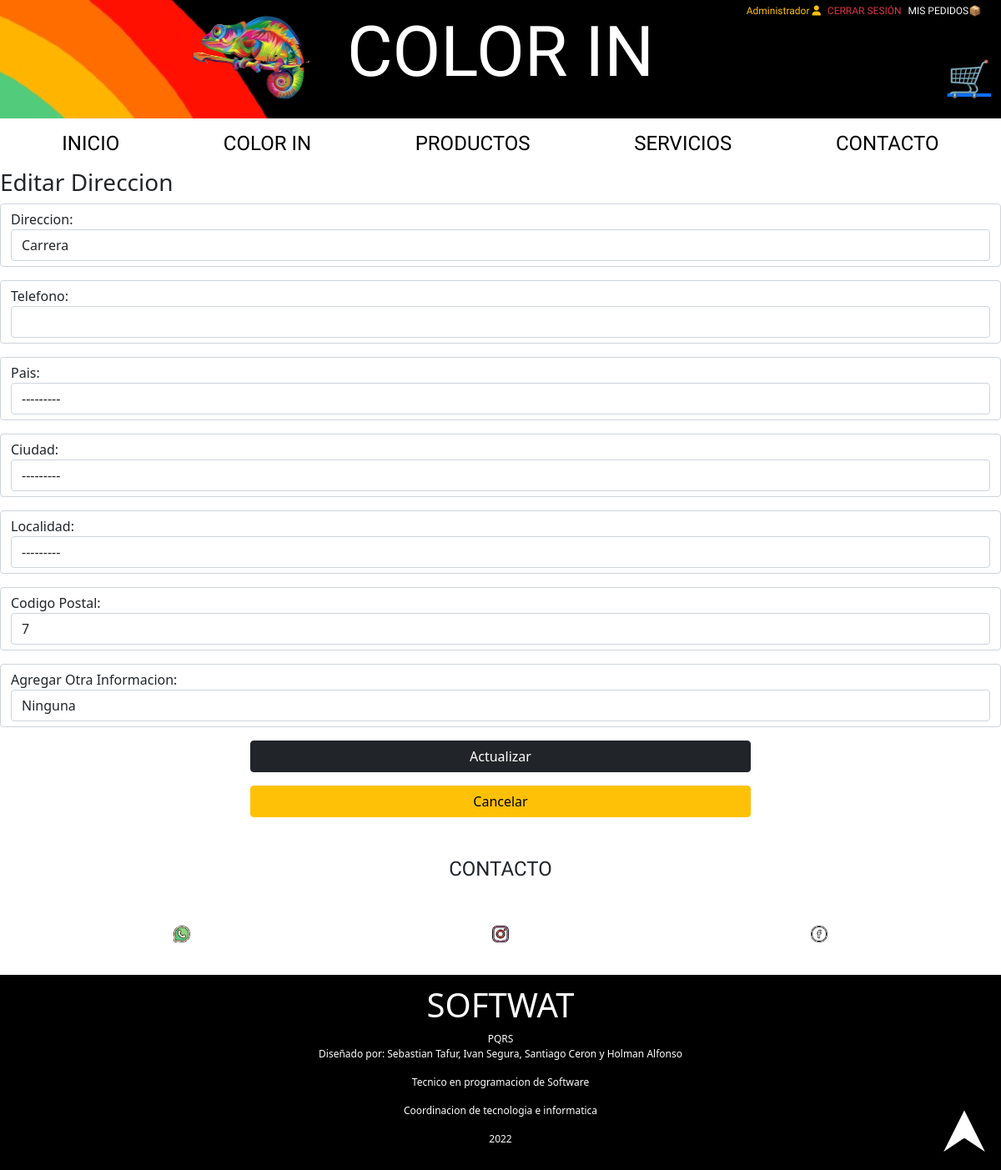
Screenshot of /direcciones/editar/2 (signed in) with the database file from the repository.
### users/models.py (models this page shows)
class User(AbstractUser):
    def get_full_name(self):
        return '{}{}'.format(self.first_name, self.last_name)
    def orders_completed(self):
        return self.order_set.filter(status=OrderStatus.COMPLETED).order_by('-id')

### shipping_addresses/models.py (models this page shows, shortened)
class ShippingAddress(models.Model):
    user = models.ForeignKey(User, null=False, blank=False, on_delete=models.CASCADE)
    line1 = models.CharField(max_length=200)
    line2 = models.IntegerField(max_length=10)
    city = models.IntegerField(max_length=100,null=False, blank=False, choices=ShippingAddress_city)
    state = models.IntegerField(max_length=100,null=False, blank=False, choices=ShippingAddress_state)
    country = models.IntegerField(max_length=50,null=False, blank=False, choices=ShippingAddress_country)
    reference = models.CharField(max_length=300)
    codpost = models.IntegerField(max_length=10, null=False, blank=False)
    default = models.BooleanField(default=False)
    created_at = models.DateTimeField(auto_now_add=True)

### shipping_addresses/views.py (the view, shortened to what this page needs)
# urls.py: path('editar/<int:pk>', views.ShippingAddressUpdateView.as_view(), name='update'),
class ShippingAddressUpdateView(LoginRequiredMixin,SuccessMessageMixin,UpdateView):
    login_url = 'login'
    model = ShippingAddress #indicamos un modelo
    form_class = ShippingAddressForm # indicamos un formulario
    template_name = 'shipping_addresses/update.html' #y indicamos un templeate
    success_message = 'Direccion Actualizada Correctamente'
    def dispatch(self, request, *args, **kwargs):
        if request.user.id != self.get_object().user_id:
            return redirect('carts:cart')
        return super(ShippingAddressUpdateView, self).dispatch(request, *args, **kwargs)

### shipping_addresses/templates/shipping_addresses/update.html
{% extends "PAGINA_PRINCIPAL.HTML" %}
{% block content %}
<div class="col">
    <div class="h3">
        Editar Direccion
    </div>
    <div class="">
        {% include 'shipping_addresses/snippets/form.html' with message='Actualizar' %}
    </div>
</div>
{% endblock %}

### templates/PAGINA_PRINCIPAL.HTML (shortened to what this page needs)
{% load static %}
<!DOCTYPE html>
<html lang="en">
<head>
    <link href="https://cdn.jsdelivr.net/npm/bootstrap@5.2.0/dist/css/bootstrap.min.css" rel="stylesheet">
    <link rel="stylesheet" href="https://cdn.jsdelivr.net/npm/bootstrap-icons@1.9.1/font/bootstrap-icons.css">
    <link rel="stylesheet" href="{% static 'css/styles.css' %}">
    <link rel="stylesheet" href="{% static '/SOFTWAT/static/CSS/all.min.css' %}">
   <link rel="stylesheet" href="/static/CSS/styleBootstrap.css">
   <link rel="stylesheet" href="/static/CSS/STYLES.bootstrap.min.css">
</head>
<body>
    {% url 'orders:completeds' as completeds %}
    <div class="nombre" id="COLOR IN">
    <header class="header">
		<div class="container">
		<div class="primero-menu">
			<label for="btn-menu"  >
                <img class="logoulti" src="../static/IMG/LogoReal-removebg-preview.png" alt="">
		</div>
	</header>
        <div class="titulin">
        <p >COLOR IN </p>
        </div>
        <div class="botons">
        {% if user.is_authenticated %}
        <div class="BOTONES2 ">
            <a class="BOTON3 text-warning" >{{ user }} <i class="fa-solid fa-user"></i></a>
        </div>
        {% endif %}
        {% if user.is_authenticated %}
        <div class="BOTONES2">
            <a class="BOTON3 text-danger" href="{% url 'logout' %}">CERRAR SESIÓN</a>
        </div>
        {% endif %}
        {% if user.is_authenticated %}
        <div class="BOTONES2 {% if request.path == compelteds %}active{% endif %}">
            <a class="BOTON3 text-light" href="{{ completeds }}">MIS PEDIDOS📦</a>
        </div>
        {% endif %}
        {% url 'carts:cart' as cart %}
        <div class="carrito">
            <a href="{{ cart }}">🛒</a>
        </div>
    </div>
    </div>
    <nav id="menu">
    <div class="navegador">
        <a href="{% url 'index' %}">INICIO</a>
        <a href="{% url 'mision' %}">COLOR IN</a>
        <a href="{% url 'index' %}#PRODUCTOS">PRODUCTOS</a>
        <a href="{% url 'index' %}#PRODUCTOS">SERVICIOS</a>
        <a href="{% url 'index' %}#CONTACTO">CONTACTO</a>
    </div>
    {% block content %}{% endblock %}
    <div>
        <h1 class="CONTACTO" id="CONTACTO">CONTACTO</h1>
    </div>
    <footer class="Footer" id="footer">
        <div>
            <a href="https://www.whatsapp.com/?lang=es"><img src="/static/IMG/whatsapp.png" alt=""></a>
            <a href="https://www.instagram.com/"><img src="/static/IMG/instagram.png" alt=""></a>
            <a href="https://es-la.facebook.com/"><img src="/static/IMG/facebook.png" alt=""></i></a>
        </div>
    </footer>
    <div>
    <footer class="xx">
            <h1>
                SOFTWAT
            </h1>
            <a href="{% url 'PQRS' %}">PQRS</a>
            <p>Diseñado por: Sebastian Tafur, Ivan Segura, Santiago Ceron y Holman Alfonso</p>
            <p>Tecnico en programacion de Software</p>
            <p>Coordinacion de tecnologia e informatica</p>
            <p>2022</p>
    </footer>
    </div>
    <div class="flecha" ><a href="#menu"><img src="/static/IMG/flecha.png" alt="flecha"></a></div>
</body>
</html>

### shipping_addresses/templates/shipping_addresses/snippets/form.html (shortened to what this page needs)
<div class="mb-5">
<form method="post">
    {% for field in form %}
    <div class="form-group mb-3 form-control">
        {{ field.label_tag }}
        {{ field }}
    </div>
    {% endfor %}
<div class="d-grid gap-2 col-6 mx-auto mb-3">
    <button type="submit" class="btn btn-dark ">{{ message }}</button>
</div>
<div class="d-grid gap-2 col-6 mx-auto ">
    <button type="reset" class="btn btn-warning  ">Cancelar</button>
</div>
</form>
</div>

### rows the page displays
User: username "Administrador"
ShippingAddress: form "Carrera" "---------" "---------" "---------" "7" "Ninguna"

### other values shown
{{ field.label_tag }} "Direccion:" "Telefono:" "Pais:" "Ciudad:" "Localidad:" "Codigo Postal:" "Agregar Otra Informacion:"
{{ message }} "Actualizar"
